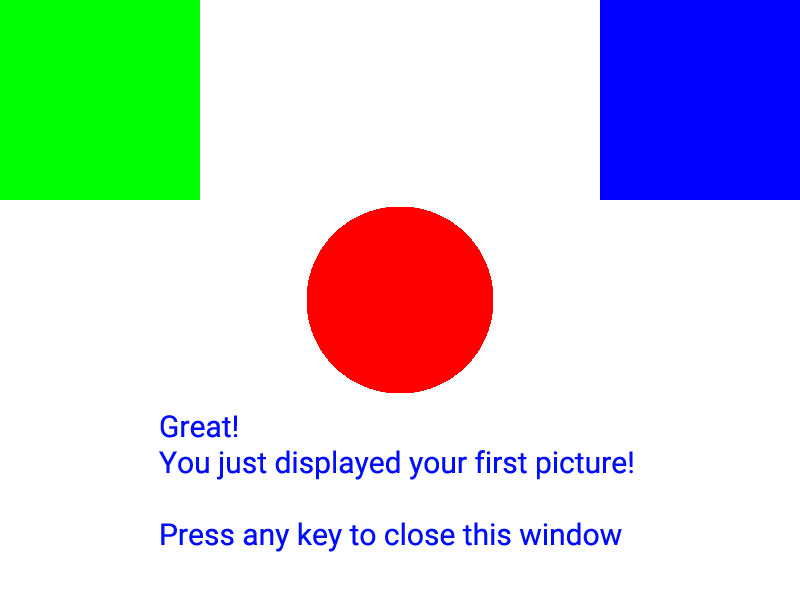
#> input picture image001.jpg, 800 x 600 px, found by its file name
$ python Main_12.py
#> lines starting #> are read from the running program, lines starting #| are printed output that depends on the picture; after the words box and inside, x2 and y2 are one past the last pixel; in counts of white or black regions, pixels touching at a corner belong together
import cv2
import numpy as np
import imutils

img = cv2.imread('images/image001.jpg')
#> img is the input picture: shape (600, 800, 3); mean B, G, R 218.7, 215.5, 208.6

hsv = cv2.cvtColor(img,cv2.COLOR_BGR2HSV)
#> hsv: shape (600, 800, 3); mean H, S, V 20.6, 61.1, 254.7

lower_range = np.array([110,50,50]) # a dark color
upper_range = np.array([130,255,255]) # a grey color or blackj - white meadian comour

mask = cv2.inRange(hsv, lower_range, upper_range) # returns a binary image which is white where the colors are detected and "0" otherwise, # Sorce :opencv
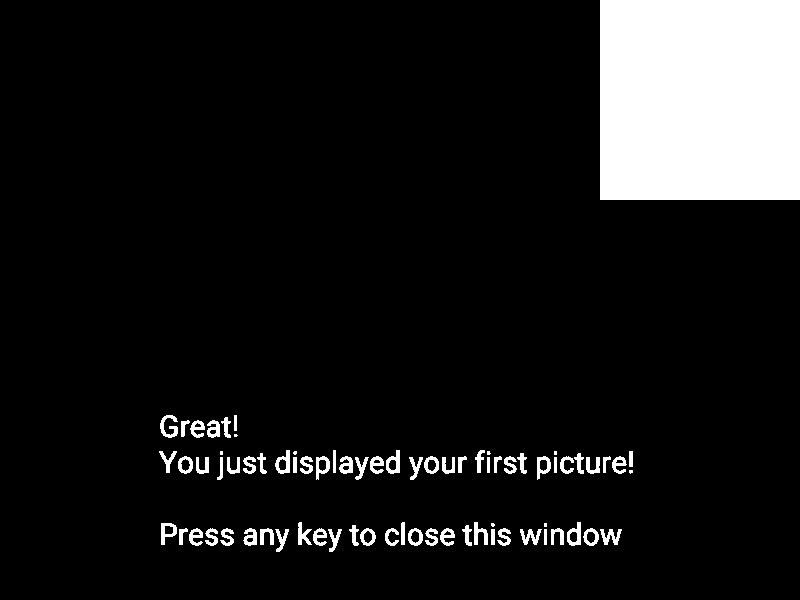
#> mask: shape (600, 800); 10.1% white; 76 white regions (8 under 20 px), largest, box (x1, y1, x2, y2) and area: (600, 0, 800, 200) 40000, (160, 415, 178, 438) 201, (275, 450, 290, 474) 188

cv2.imshow('Image', img)  # origianl
cv2.imshow('Masked', mask) # masked (only blue shown as white)

while True:
   k = cv2.waitKey(5) & 0xFF
#> (key Esc is pressed here)
   if k == 27:
      break

cv2.destroyAllWindows()
